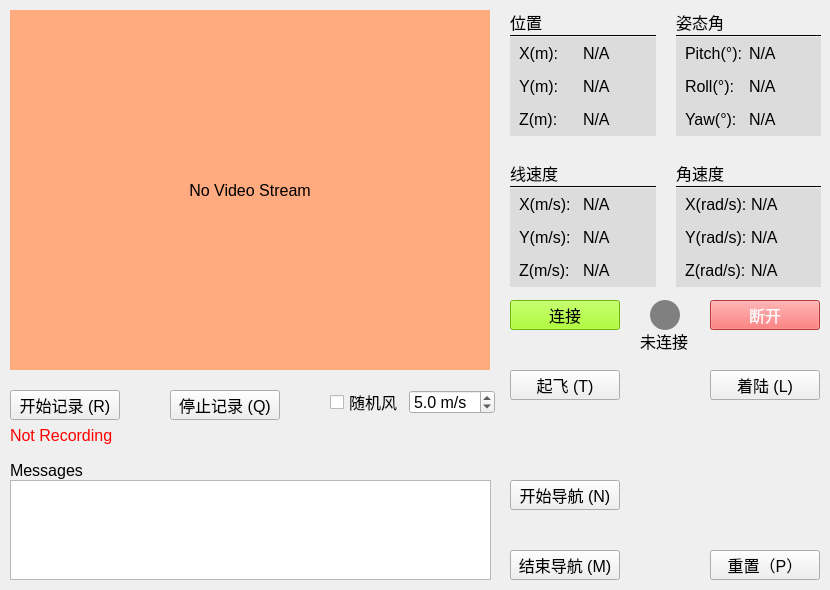
<?xml version="1.0" encoding="UTF-8"?>
<ui version="4.0">
 <class>Form</class>
 <widget class="QWidget" name="Form">
  <property name="geometry">
   <rect>
    <x>0</x>
    <y>0</y>
    <width>830</width>
    <height>590</height>
   </rect>
  </property>
  <property name="sizePolicy">
   <sizepolicy hsizetype="Preferred" vsizetype="Preferred">
    <horstretch>0</horstretch>
    <verstretch>0</verstretch>
   </sizepolicy>
  </property>
  <property name="font">
   <font>
    <family>Arial</family>
    <pointsize>12</pointsize>
   </font>
  </property>
  <property name="windowTitle">
   <string>Form</string>
  </property>
  <property name="styleSheet">
   <string notr="true">QPushButton {
    font-family: Arial;
    font-size: 12pt;
}
QLabel {
    font-family: Arial;
    font-size: 12pt;
}

#indicator {
    border-radius: 15px;
}</string>
  </property>
  <widget class="QLabel" name="videoStreamLabel">
   <property name="geometry">
    <rect>
     <x>10</x>
     <y>10</y>
     <width>480</width>
     <height>360</height>
    </rect>
   </property>
   <property name="styleSheet">
    <string notr="true">background-color: rgb(255, 170, 127);</string>
   </property>
   <property name="text">
    <string>No Video Stream</string>
   </property>
   <property name="alignment">
    <set>Qt::AlignCenter</set>
   </property>
  </widget>
  <widget class="QPushButton" name="takeoff_button">
   <property name="geometry">
    <rect>
     <x>510</x>
     <y>370</y>
     <width>110</width>
     <height>30</height>
    </rect>
   </property>
   <property name="font">
    <font>
     <family>Arial</family>
     <pointsize>12</pointsize>
    </font>
   </property>
   <property name="text">
    <string>起飞 (T)</string>
   </property>
  </widget>
  <widget class="QPushButton" name="land_button">
   <property name="geometry">
    <rect>
     <x>710</x>
     <y>370</y>
     <width>110</width>
     <height>30</height>
    </rect>
   </property>
   <property name="font">
    <font>
     <family>Arial</family>
     <pointsize>12</pointsize>
    </font>
   </property>
   <property name="text">
    <string>着陆 (L)</string>
   </property>
  </widget>
  <widget class="QTextEdit" name="messagesTextEdit">
   <property name="geometry">
    <rect>
     <x>10</x>
     <y>480</y>
     <width>481</width>
     <height>100</height>
    </rect>
   </property>
   <property name="readOnly">
    <bool>true</bool>
   </property>
  </widget>
  <widget class="QLabel" name="label_2">
   <property name="geometry">
    <rect>
     <x>10</x>
     <y>460</y>
     <width>141</width>
     <height>20</height>
    </rect>
   </property>
   <property name="text">
    <string>Messages</string>
   </property>
  </widget>
  <widget class="QPushButton" name="connect_button">
   <property name="geometry">
    <rect>
     <x>510</x>
     <y>300</y>
     <width>110</width>
     <height>30</height>
    </rect>
   </property>
   <property name="font">
    <font>
     <family>Arial</family>
     <pointsize>12</pointsize>
    </font>
   </property>
   <property name="styleSheet">
    <string notr="true">background-color: rgb(150, 255, 0);</string>
   </property>
   <property name="text">
    <string>连接</string>
   </property>
  </widget>
  <widget class="QPushButton" name="disconnect_button">
   <property name="geometry">
    <rect>
     <x>710</x>
     <y>300</y>
     <width>110</width>
     <height>30</height>
    </rect>
   </property>
   <property name="font">
    <font>
     <family>Arial</family>
     <pointsize>12</pointsize>
    </font>
   </property>
   <property name="styleSheet">
    <string notr="true">background-color: rgb(255, 80, 80);
color: rgb(255, 255, 255);</string>
   </property>
   <property name="text">
    <string>断开</string>
   </property>
  </widget>
  <widget class="QPushButton" name="startRecording_button">
   <property name="geometry">
    <rect>
     <x>10</x>
     <y>390</y>
     <width>110</width>
     <height>30</height>
    </rect>
   </property>
   <property name="font">
    <font>
     <family>Arial</family>
     <pointsize>12</pointsize>
    </font>
   </property>
   <property name="text">
    <string>开始记录 (R)</string>
   </property>
  </widget>
  <widget class="QPushButton" name="stopRecording_button">
   <property name="geometry">
    <rect>
     <x>170</x>
     <y>390</y>
     <width>110</width>
     <height>30</height>
    </rect>
   </property>
   <property name="font">
    <font>
     <family>Arial</family>
     <pointsize>12</pointsize>
    </font>
   </property>
   <property name="text">
    <string>停止记录 (Q)</string>
   </property>
  </widget>
  <widget class="QLabel" name="recordingStatus_label">
   <property name="geometry">
    <rect>
     <x>10</x>
     <y>420</y>
     <width>131</width>
     <height>31</height>
    </rect>
   </property>
   <property name="styleSheet">
    <string notr="true">color: red;</string>
   </property>
   <property name="text">
    <string>Not Recording</string>
   </property>
   <property name="alignment">
    <set>Qt::AlignLeading|Qt::AlignLeft|Qt::AlignVCenter</set>
   </property>
  </widget>
  <widget class="QPushButton" name="startNavigation_button">
   <property name="geometry">
    <rect>
     <x>510</x>
     <y>480</y>
     <width>110</width>
     <height>30</height>
    </rect>
   </property>
   <property name="font">
    <font>
     <family>Arial</family>
     <pointsize>12</pointsize>
    </font>
   </property>
   <property name="text">
    <string>开始导航 (N)</string>
   </property>
  </widget>
  <widget class="QPushButton" name="stopNavigation_button">
   <property name="geometry">
    <rect>
     <x>510</x>
     <y>550</y>
     <width>110</width>
     <height>30</height>
    </rect>
   </property>
   <property name="font">
    <font>
     <family>Arial</family>
     <pointsize>12</pointsize>
    </font>
   </property>
   <property name="text">
    <string>结束导航 (M)</string>
   </property>
  </widget>
  <widget class="QPushButton" name="reset_button">
   <property name="geometry">
    <rect>
     <x>710</x>
     <y>550</y>
     <width>110</width>
     <height>30</height>
    </rect>
   </property>
   <property name="font">
    <font>
     <family>Arial</family>
     <pointsize>12</pointsize>
    </font>
   </property>
   <property name="text">
    <string>重置（P）</string>
   </property>
  </widget>
  <widget class="QWidget" name="layoutWidget">
   <property name="geometry">
    <rect>
     <x>330</x>
     <y>390</y>
     <width>165</width>
     <height>24</height>
    </rect>
   </property>
   <layout class="QHBoxLayout" name="horizontalLayout_3">
    <item>
     <widget class="QCheckBox" name="set_wind_checkBox">
      <property name="font">
       <font>
        <family>Arial</family>
        <pointsize>12</pointsize>
       </font>
      </property>
      <property name="text">
       <string>随机风</string>
      </property>
     </widget>
    </item>
    <item>
     <widget class="QDoubleSpinBox" name="wind_speed_spinBox">
      <property name="font">
       <font>
        <family>Arial</family>
        <pointsize>12</pointsize>
       </font>
      </property>
      <property name="prefix">
       <string/>
      </property>
      <property name="suffix">
       <string> m/s</string>
      </property>
      <property name="decimals">
       <number>1</number>
      </property>
      <property name="maximum">
       <double>20.000000000000000</double>
      </property>
      <property name="singleStep">
       <double>0.500000000000000</double>
      </property>
      <property name="value">
       <double>5.000000000000000</double>
      </property>
     </widget>
    </item>
   </layout>
  </widget>
  <widget class="QWidget" name="layoutWidget">
   <property name="geometry">
    <rect>
     <x>510</x>
     <y>10</y>
     <width>311</width>
     <height>277</height>
    </rect>
   </property>
   <layout class="QGridLayout" name="gridLayout">
    <property name="horizontalSpacing">
     <number>20</number>
    </property>
    <property name="verticalSpacing">
     <number>25</number>
    </property>
    <item row="0" column="0">
     <layout class="QVBoxLayout" name="verticalLayout_3">
      <item>
       <widget class="QLabel" name="agx_label_3">
        <property name="sizePolicy">
         <sizepolicy hsizetype="Preferred" vsizetype="Fixed">
          <horstretch>0</horstretch>
          <verstretch>0</verstretch>
         </sizepolicy>
        </property>
        <property name="text">
         <string>位置</string>
        </property>
        <property name="alignment">
         <set>Qt::AlignLeading|Qt::AlignLeft|Qt::AlignVCenter</set>
        </property>
       </widget>
      </item>
      <item>
       <widget class="Line" name="line_3">
        <property name="frameShadow">
         <enum>QFrame::Plain</enum>
        </property>
        <property name="orientation">
         <enum>Qt::Horizontal</enum>
        </property>
       </widget>
      </item>
      <item>
       <layout class="QHBoxLayout" name="horizontalLayout" stretch="1,1">
        <item>
         <layout class="QVBoxLayout" name="verticalLayout_2">
          <item>
           <widget class="QLabel" name="agx_label_2">
            <property name="sizePolicy">
             <sizepolicy hsizetype="Preferred" vsizetype="Preferred">
              <horstretch>0</horstretch>
              <verstretch>0</verstretch>
             </sizepolicy>
            </property>
            <property name="styleSheet">
             <string notr="true">background-color: rgb(220, 220, 220);
padding-left:5;</string>
            </property>
            <property name="text">
             <string>X(m):</string>
            </property>
            <property name="alignment">
             <set>Qt::AlignLeading|Qt::AlignLeft|Qt::AlignVCenter</set>
            </property>
           </widget>
          </item>
          <item>
           <widget class="QLabel" name="agy_label_2">
            <property name="sizePolicy">
             <sizepolicy hsizetype="Preferred" vsizetype="Preferred">
              <horstretch>0</horstretch>
              <verstretch>0</verstretch>
             </sizepolicy>
            </property>
            <property name="styleSheet">
             <string notr="true">background-color: rgb(220, 220, 220);
padding-left:5;</string>
            </property>
            <property name="text">
             <string>Y(m):</string>
            </property>
            <property name="alignment">
             <set>Qt::AlignLeading|Qt::AlignLeft|Qt::AlignVCenter</set>
            </property>
           </widget>
          </item>
          <item>
           <widget class="QLabel" name="agz_label_2">
            <property name="sizePolicy">
             <sizepolicy hsizetype="Preferred" vsizetype="Preferred">
              <horstretch>0</horstretch>
              <verstretch>0</verstretch>
             </sizepolicy>
            </property>
            <property name="styleSheet">
             <string notr="true">background-color: rgb(220, 220, 220);
padding-left:5;</string>
            </property>
            <property name="text">
             <string>Z(m):</string>
            </property>
            <property name="alignment">
             <set>Qt::AlignLeading|Qt::AlignLeft|Qt::AlignVCenter</set>
            </property>
           </widget>
          </item>
         </layout>
        </item>
        <item>
         <layout class="QVBoxLayout" name="verticalLayout">
          <item>
           <widget class="QLabel" name="position_x_label">
            <property name="sizePolicy">
             <sizepolicy hsizetype="Preferred" vsizetype="Preferred">
              <horstretch>0</horstretch>
              <verstretch>0</verstretch>
             </sizepolicy>
            </property>
            <property name="styleSheet">
             <string notr="true">background-color: rgb(220, 220, 220);</string>
            </property>
            <property name="text">
             <string>N/A</string>
            </property>
           </widget>
          </item>
          <item>
           <widget class="QLabel" name="position_y_label">
            <property name="sizePolicy">
             <sizepolicy hsizetype="Preferred" vsizetype="Preferred">
              <horstretch>0</horstretch>
              <verstretch>0</verstretch>
             </sizepolicy>
            </property>
            <property name="styleSheet">
             <string notr="true">background-color: rgb(220, 220, 220);</string>
            </property>
            <property name="text">
             <string>N/A</string>
            </property>
           </widget>
          </item>
          <item>
           <widget class="QLabel" name="position_z_label">
            <property name="sizePolicy">
             <sizepolicy hsizetype="Preferred" vsizetype="Preferred">
              <horstretch>0</horstretch>
              <verstretch>0</verstretch>
             </sizepolicy>
            </property>
            <property name="styleSheet">
             <string notr="true">background-color: rgb(220, 220, 220);</string>
            </property>
            <property name="text">
             <string>N/A</string>
            </property>
           </widget>
          </item>
         </layout>
        </item>
       </layout>
      </item>
     </layout>
    </item>
    <item row="0" column="1">
     <layout class="QVBoxLayout" name="verticalLayout_10">
      <item>
       <widget class="QLabel" name="agx_label_8">
        <property name="sizePolicy">
         <sizepolicy hsizetype="Preferred" vsizetype="Fixed">
          <horstretch>0</horstretch>
          <verstretch>0</verstretch>
         </sizepolicy>
        </property>
        <property name="text">
         <string>姿态角</string>
        </property>
        <property name="alignment">
         <set>Qt::AlignLeading|Qt::AlignLeft|Qt::AlignVCenter</set>
        </property>
       </widget>
      </item>
      <item>
       <widget class="Line" name="line_2">
        <property name="frameShadow">
         <enum>QFrame::Plain</enum>
        </property>
        <property name="orientation">
         <enum>Qt::Horizontal</enum>
        </property>
       </widget>
      </item>
      <item>
       <layout class="QHBoxLayout" name="horizontalLayout_5" stretch="1,1">
        <item>
         <layout class="QVBoxLayout" name="verticalLayout_11">
          <item>
           <widget class="QLabel" name="agx_label_9">
            <property name="sizePolicy">
             <sizepolicy hsizetype="Preferred" vsizetype="Preferred">
              <horstretch>0</horstretch>
              <verstretch>0</verstretch>
             </sizepolicy>
            </property>
            <property name="styleSheet">
             <string notr="true">background-color: rgb(220, 220, 220);
padding-left:5;</string>
            </property>
            <property name="text">
             <string>Pitch(°):</string>
            </property>
            <property name="alignment">
             <set>Qt::AlignLeading|Qt::AlignLeft|Qt::AlignVCenter</set>
            </property>
           </widget>
          </item>
          <item>
           <widget class="QLabel" name="agy_label_5">
            <property name="sizePolicy">
             <sizepolicy hsizetype="Preferred" vsizetype="Preferred">
              <horstretch>0</horstretch>
              <verstretch>0</verstretch>
             </sizepolicy>
            </property>
            <property name="styleSheet">
             <string notr="true">background-color: rgb(220, 220, 220);
padding-left:5;</string>
            </property>
            <property name="text">
             <string>Roll(°):</string>
            </property>
            <property name="alignment">
             <set>Qt::AlignLeading|Qt::AlignLeft|Qt::AlignVCenter</set>
            </property>
           </widget>
          </item>
          <item>
           <widget class="QLabel" name="agz_label_5">
            <property name="sizePolicy">
             <sizepolicy hsizetype="Preferred" vsizetype="Preferred">
              <horstretch>0</horstretch>
              <verstretch>0</verstretch>
             </sizepolicy>
            </property>
            <property name="styleSheet">
             <string notr="true">background-color: rgb(220, 220, 220);
padding-left:5;</string>
            </property>
            <property name="text">
             <string>Yaw(°):</string>
            </property>
            <property name="alignment">
             <set>Qt::AlignLeading|Qt::AlignLeft|Qt::AlignVCenter</set>
            </property>
           </widget>
          </item>
         </layout>
        </item>
        <item>
         <layout class="QVBoxLayout" name="verticalLayout_12">
          <item>
           <widget class="QLabel" name="eular_pitch_label">
            <property name="sizePolicy">
             <sizepolicy hsizetype="Preferred" vsizetype="Preferred">
              <horstretch>0</horstretch>
              <verstretch>0</verstretch>
             </sizepolicy>
            </property>
            <property name="styleSheet">
             <string notr="true">background-color: rgb(220, 220, 220);</string>
            </property>
            <property name="text">
             <string>N/A</string>
            </property>
           </widget>
          </item>
          <item>
           <widget class="QLabel" name="eular_roll_label">
            <property name="sizePolicy">
             <sizepolicy hsizetype="Preferred" vsizetype="Preferred">
              <horstretch>0</horstretch>
              <verstretch>0</verstretch>
             </sizepolicy>
            </property>
            <property name="styleSheet">
             <string notr="true">background-color: rgb(220, 220, 220);</string>
            </property>
            <property name="text">
             <string>N/A</string>
            </property>
           </widget>
          </item>
          <item>
           <widget class="QLabel" name="eular_yaw_label">
            <property name="sizePolicy">
             <sizepolicy hsizetype="Preferred" vsizetype="Preferred">
              <horstretch>0</horstretch>
              <verstretch>0</verstretch>
             </sizepolicy>
            </property>
            <property name="styleSheet">
             <string notr="true">background-color: rgb(220, 220, 220);</string>
            </property>
            <property name="text">
             <string>N/A</string>
            </property>
           </widget>
          </item>
         </layout>
        </item>
       </layout>
      </item>
     </layout>
    </item>
    <item row="1" column="0">
     <layout class="QVBoxLayout" name="verticalLayout_15">
      <item>
       <widget class="QLabel" name="agx_label_11">
        <property name="sizePolicy">
         <sizepolicy hsizetype="Preferred" vsizetype="Fixed">
          <horstretch>0</horstretch>
          <verstretch>0</verstretch>
         </sizepolicy>
        </property>
        <property name="text">
         <string>线速度</string>
        </property>
        <property name="alignment">
         <set>Qt::AlignLeading|Qt::AlignLeft|Qt::AlignVCenter</set>
        </property>
       </widget>
      </item>
      <item>
       <widget class="Line" name="line">
        <property name="frameShadow">
         <enum>QFrame::Plain</enum>
        </property>
        <property name="orientation">
         <enum>Qt::Horizontal</enum>
        </property>
       </widget>
      </item>
      <item>
       <layout class="QHBoxLayout" name="horizontalLayout_2" stretch="1,1">
        <item>
         <layout class="QVBoxLayout" name="verticalLayout_13">
          <item>
           <widget class="QLabel" name="agx_label_10">
            <property name="sizePolicy">
             <sizepolicy hsizetype="Preferred" vsizetype="Preferred">
              <horstretch>0</horstretch>
              <verstretch>0</verstretch>
             </sizepolicy>
            </property>
            <property name="styleSheet">
             <string notr="true">background-color: rgb(220, 220, 220);
padding-left:5;</string>
            </property>
            <property name="text">
             <string>X(m/s):</string>
            </property>
            <property name="alignment">
             <set>Qt::AlignLeading|Qt::AlignLeft|Qt::AlignVCenter</set>
            </property>
           </widget>
          </item>
          <item>
           <widget class="QLabel" name="agy_label_6">
            <property name="sizePolicy">
             <sizepolicy hsizetype="Preferred" vsizetype="Preferred">
              <horstretch>0</horstretch>
              <verstretch>0</verstretch>
             </sizepolicy>
            </property>
            <property name="styleSheet">
             <string notr="true">background-color: rgb(220, 220, 220);
padding-left:5;</string>
            </property>
            <property name="text">
             <string>Y(m/s):</string>
            </property>
            <property name="alignment">
             <set>Qt::AlignLeading|Qt::AlignLeft|Qt::AlignVCenter</set>
            </property>
           </widget>
          </item>
          <item>
           <widget class="QLabel" name="agz_label_6">
            <property name="sizePolicy">
             <sizepolicy hsizetype="Preferred" vsizetype="Preferred">
              <horstretch>0</horstretch>
              <verstretch>0</verstretch>
             </sizepolicy>
            </property>
            <property name="styleSheet">
             <string notr="true">background-color: rgb(220, 220, 220);
padding-left:5;</string>
            </property>
            <property name="text">
             <string>Z(m/s):</string>
            </property>
            <property name="alignment">
             <set>Qt::AlignLeading|Qt::AlignLeft|Qt::AlignVCenter</set>
            </property>
           </widget>
          </item>
         </layout>
        </item>
        <item>
         <layout class="QVBoxLayout" name="verticalLayout_14">
          <item>
           <widget class="QLabel" name="linear_velocity_x_label">
            <property name="sizePolicy">
             <sizepolicy hsizetype="Preferred" vsizetype="Preferred">
              <horstretch>0</horstretch>
              <verstretch>0</verstretch>
             </sizepolicy>
            </property>
            <property name="styleSheet">
             <string notr="true">background-color: rgb(220, 220, 220);</string>
            </property>
            <property name="text">
             <string>N/A</string>
            </property>
           </widget>
          </item>
          <item>
           <widget class="QLabel" name="linear_velocity_y_label">
            <property name="sizePolicy">
             <sizepolicy hsizetype="Preferred" vsizetype="Preferred">
              <horstretch>0</horstretch>
              <verstretch>0</verstretch>
             </sizepolicy>
            </property>
            <property name="styleSheet">
             <string notr="true">background-color: rgb(220, 220, 220);</string>
            </property>
            <property name="text">
             <string>N/A</string>
            </property>
           </widget>
          </item>
          <item>
           <widget class="QLabel" name="linear_velocity_z_label">
            <property name="sizePolicy">
             <sizepolicy hsizetype="Preferred" vsizetype="Preferred">
              <horstretch>0</horstretch>
              <verstretch>0</verstretch>
             </sizepolicy>
            </property>
            <property name="styleSheet">
             <string notr="true">background-color: rgb(220, 220, 220);</string>
            </property>
            <property name="text">
             <string>N/A</string>
            </property>
           </widget>
          </item>
         </layout>
        </item>
       </layout>
      </item>
     </layout>
    </item>
    <item row="1" column="1">
     <layout class="QVBoxLayout" name="verticalLayout_7">
      <item>
       <widget class="QLabel" name="agx_label_6">
        <property name="sizePolicy">
         <sizepolicy hsizetype="Preferred" vsizetype="Fixed">
          <horstretch>0</horstretch>
          <verstretch>0</verstretch>
         </sizepolicy>
        </property>
        <property name="text">
         <string>角速度</string>
        </property>
        <property name="alignment">
         <set>Qt::AlignLeading|Qt::AlignLeft|Qt::AlignVCenter</set>
        </property>
       </widget>
      </item>
      <item>
       <widget class="Line" name="line_4">
        <property name="frameShadow">
         <enum>QFrame::Plain</enum>
        </property>
        <property name="orientation">
         <enum>Qt::Horizontal</enum>
        </property>
       </widget>
      </item>
      <item>
       <layout class="QHBoxLayout" name="horizontalLayout_4" stretch="1,1">
        <item>
         <layout class="QVBoxLayout" name="verticalLayout_8">
          <item>
           <widget class="QLabel" name="agx_label_7">
            <property name="sizePolicy">
             <sizepolicy hsizetype="Preferred" vsizetype="Preferred">
              <horstretch>0</horstretch>
              <verstretch>0</verstretch>
             </sizepolicy>
            </property>
            <property name="styleSheet">
             <string notr="true">background-color: rgb(220, 220, 220);
padding-left:5;</string>
            </property>
            <property name="text">
             <string>X(rad/s):</string>
            </property>
            <property name="alignment">
             <set>Qt::AlignLeading|Qt::AlignLeft|Qt::AlignVCenter</set>
            </property>
           </widget>
          </item>
          <item>
           <widget class="QLabel" name="agy_label_4">
            <property name="sizePolicy">
             <sizepolicy hsizetype="Preferred" vsizetype="Preferred">
              <horstretch>0</horstretch>
              <verstretch>0</verstretch>
             </sizepolicy>
            </property>
            <property name="styleSheet">
             <string notr="true">background-color: rgb(220, 220, 220);
padding-left:5;</string>
            </property>
            <property name="text">
             <string>Y(rad/s):</string>
            </property>
            <property name="alignment">
             <set>Qt::AlignLeading|Qt::AlignLeft|Qt::AlignVCenter</set>
            </property>
           </widget>
          </item>
          <item>
           <widget class="QLabel" name="agz_label_4">
            <property name="sizePolicy">
             <sizepolicy hsizetype="Preferred" vsizetype="Preferred">
              <horstretch>0</horstretch>
              <verstretch>0</verstretch>
             </sizepolicy>
            </property>
            <property name="styleSheet">
             <string notr="true">background-color: rgb(220, 220, 220);
padding-left:5;</string>
            </property>
            <property name="text">
             <string>Z(rad/s):</string>
            </property>
            <property name="alignment">
             <set>Qt::AlignLeading|Qt::AlignLeft|Qt::AlignVCenter</set>
            </property>
           </widget>
          </item>
         </layout>
        </item>
        <item>
         <layout class="QVBoxLayout" name="verticalLayout_9">
          <item>
           <widget class="QLabel" name="angular_velocity_x_label">
            <property name="sizePolicy">
             <sizepolicy hsizetype="Preferred" vsizetype="Preferred">
              <horstretch>0</horstretch>
              <verstretch>0</verstretch>
             </sizepolicy>
            </property>
            <property name="styleSheet">
             <string notr="true">background-color: rgb(220, 220, 220);</string>
            </property>
            <property name="text">
             <string>N/A</string>
            </property>
           </widget>
          </item>
          <item>
           <widget class="QLabel" name="angular_velocity_y_label">
            <property name="sizePolicy">
             <sizepolicy hsizetype="Preferred" vsizetype="Preferred">
              <horstretch>0</horstretch>
              <verstretch>0</verstretch>
             </sizepolicy>
            </property>
            <property name="styleSheet">
             <string notr="true">background-color: rgb(220, 220, 220);</string>
            </property>
            <property name="text">
             <string>N/A</string>
            </property>
           </widget>
          </item>
          <item>
           <widget class="QLabel" name="angular_velocity_z_label">
            <property name="sizePolicy">
             <sizepolicy hsizetype="Preferred" vsizetype="Preferred">
              <horstretch>0</horstretch>
              <verstretch>0</verstretch>
             </sizepolicy>
            </property>
            <property name="styleSheet">
             <string notr="true">background-color: rgb(220, 220, 220);</string>
            </property>
            <property name="text">
             <string>N/A</string>
            </property>
           </widget>
          </item>
         </layout>
        </item>
       </layout>
      </item>
     </layout>
    </item>
   </layout>
  </widget>
  <widget class="QLabel" name="indicator">
   <property name="geometry">
    <rect>
     <x>650</x>
     <y>300</y>
     <width>30</width>
     <height>30</height>
    </rect>
   </property>
   <property name="styleSheet">
    <string notr="true">background-color: gray;</string>
   </property>
   <property name="text">
    <string/>
   </property>
  </widget>
  <widget class="QLabel" name="indicator_label">
   <property name="geometry">
    <rect>
     <x>640</x>
     <y>330</y>
     <width>51</width>
     <height>21</height>
    </rect>
   </property>
   <property name="layoutDirection">
    <enum>Qt::LeftToRight</enum>
   </property>
   <property name="text">
    <string>未连接</string>
   </property>
  </widget>
 </widget>
 <resources/>
 <connections/>
</ui>
